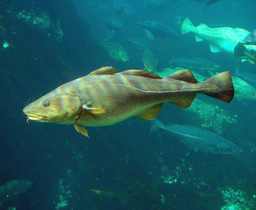
#> input picture data/fish.bmp, 256 x 210 px, shrunk from 375 x 307 before the run
$ python proj1.py   (older library calls are emulated)
#> lines starting #> are read from the running program, lines starting #| are printed output that depends on the picture
### code/my_imfilter.py
# -*- coding: utf-8 -*-
"""
% This function that you will implement is intended to behave like the built-in function
% imfilter() in Matlab or equivalently the same function implemented as part of scipy.misc module
% in Python. You will implement imfilter from first principles, i.e., without using
% any library functions.

% See 'help imfilter' or 'help conv2'. While terms like "filtering" and
% "convolution" might be used interchangeably, we will essentially perform 2D correlation
% between the filter and image. Referring to 'proj1_test_filtering.py' would help you with
% your implementation.

% Your function should work for color images. Simply filter each color
% channel independently.

% Your function should work for filters of any width and height
% combination, as long as the width and height are odd (e.g. 1, 7, 9). This
% restriction makes it unambigious which pixel in the filter is the center
% pixel.

% Boundary handling can be tricky. The filter can't be centered on pixels
% at the image boundary without parts of the filter being out of bounds. If
% you look at 'help conv2' and 'help imfilter' in Matlab, you see that they have
% several options to deal with boundaries. You should simply recreate the
% default behavior of imfilter -- pad the input image with zeros, and
% return a filtered image which matches the input resolution. A better
% approach would be to mirror the image content over the boundaries for padding.

% % Uncomment if you want to simply call library imfilter so you can see the desired
% % behavior. When you write your actual solution, **you can't use imfilter,
% % correlate, convolve commands, but implement the same using matrix manipulations**.
% % Simply loop over all the pixels and do the actual
% % computation. It might be slow.
"""

import numpy as np

""" Exemplar Gaussian 3x3 filter shown below-- see filters defined in proj1_test_filtering.py """
# filter = np.asarray(dtype=np.float32, a=[[0.1019,0.1154,0.1019],[0.1154,0.1308,0.1154],[0.1019,0.1154,0.1019]])

# Defining the function my_imfilter
def my_imfilter(image,my_filter):
	"""
	Input :
		image: A 3d image array representing the input image
		my_filter: Filter to be applied to the image

	Output :
		filtered_image
  	"""

	# [10 lines of commented-out code are left out]
	output = image.copy()
	im_dim = image.shape

	# Get the individual height, width of the image and the filter being used
	flt_dim = my_filter.shape
	img_dim1 = im_dim[0]
	img_dim2 = im_dim[1]

	flt_dim1 = flt_dim[0]
	flt_dim2 = flt_dim[1]

	# Get the padding dimensions
	pad_dim1 = int((flt_dim1-1)/2)
	pad_dim2 = int((flt_dim2-1)/2)

	# Get the final padded matrix

	# Get the dimension of the final padded matrix
	final_shape = (img_dim1 + 2*pad_dim1, img_dim2 + 2*pad_dim2, 3)
	pad_mat = np.zeros(shape=final_shape)

	# Align our image to the centre of the new padded matrix
	pad_mat[pad_dim1: img_dim1 + pad_dim1, pad_dim2 : img_dim2 + pad_dim2] = image

	# [4 lines of commented-out code are left out]

	num_channels = len(image[0][0])
	width = len(image)
	height = len(image[0])

	# Convolute/Correlate

	# Apply filter for each channel of the image
	for d in range(num_channels):

		# Apply to the 2D pixel matrix at channel 'd'
		for i in range(width):
			for j in range(height):

				# Get the dimensions of the image to be filtered and filter it
				output[i][j][d] = sum(sum(np.multiply(my_filter, pad_mat[i:i+flt_dim1, j:j+flt_dim2, d])))

	return output

### code/normalize.py
def normalize(img):
    ''' Function to normalize an input array to 0-1 '''
    img_min = img.min()
    img_max = img.max()
    return (img - img_min) / (img_max - img_min)

### code/vis_hybrid_image.py

import matplotlib.pyplot as plt
import os
import cv2
from os.path import join
import numpy as np
from PIL import Image
import matplotlib.image as mpimg
from skimage.transform import rescale, resize, downscale_local_mean

def  vis_hybrid_image(hybrid_image):

  """
  %visualize a hybrid image by progressively downsampling the image and
  %concatenating all of the images together.
  """
  scales = 5#how many downsampled versions to create
  padding = 5 #how many pixels to pad.

  original_height = hybrid_image.shape[0]
  num_colors = hybrid_image.shape[2] #counting how many color channels the input has
  output = hybrid_image
  cur_image = hybrid_image

  for i in range(2,scales+1):

    # add padding
    output = np.concatenate((output, np.ones((original_height, padding, num_colors))), axis=1)
    # dowsample image
    cur_image = resize(cur_image, (cur_image.shape[0] // 2, cur_image.shape[1] // 2), anti_aliasing=True)
    # pad the top and append to the output
    tmp = np.concatenate((np.ones((original_height-cur_image.shape[0],cur_image.shape[1],num_colors)), cur_image), axis=0)
    output = np.concatenate((output,tmp), axis=1)


  return(output)

""" adopted from code by James Hays (GATech)"""

### code/proj1.py
"""
% Before trying to construct hybrid images, it is suggested that you
% implement my_imfilter.m and then debug it using proj1_test_filtering.m

% Debugging tip: You can split your MATLAB code into cells using "%%"
% comments. The cell containing the cursor has a light yellow background,
% and you can press Ctrl+Enter to run just the code in that cell. This is
% useful when projects get more complex and slow to rerun from scratch
"""

#%%
import matplotlib.pyplot as plt
import os
import cv2
from os.path import join
from normalize import *
import numpy as np
from PIL import Image
import matplotlib.image as mpimg
from skimage.transform import rescale, resize, downscale_local_mean
from my_imfilter import *
from vis_hybrid_image import *
from skimage import img_as_float

#%% close all figures
plt.close('all') # closes all figures


def gaussian_filter(shape=(3,3),sigma=0.5):
    """
    2D gaussian mask - should give the same result as MATLAB's
    fspecial('gaussian',[shape],[sigma])
    """
    m,n = [(ss-1.)/2. for ss in shape]
    y,x = np.ogrid[-m:m+1,-n:n+1]
    h = np.exp( -(x*x + y*y) / (2.*sigma*sigma))
    h[ h < np.finfo(h.dtype).eps*h.max() ] = 0
    sumh = h.sum()
    if sumh != 0:
        h /= sumh
    return h

#%% Setup
#% read images and convert to floating point format
image2 = mpimg.imread('../data/fish.bmp')
#> image2 is the input picture: shape (210, 256, 3); mean R, G, B 27.2, 95.5, 98.4
image1 = mpimg.imread('../data/submarine.bmp')
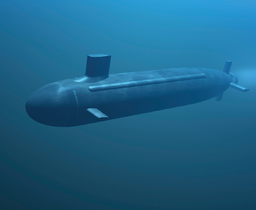
#> input picture data/submarine.bmp, 256 x 210 px, shrunk from 375 x 307 before the run
#> image1 is the input picture: shape (210, 256, 3); mean R, G, B 29.4, 99.7, 136.3
image1 = img_as_float(image1)
image2 = img_as_float(image2)

"""
% Several additional test cases are provided for you, but feel free to make
% your own (you'll need to align the images in a photo editor such as
% Photoshop). The hybrid images will differ depending on which image you
% assign as image1 (which will provide the low frequencies) and which image
% you asign as image2 (which will provide the high frequencies)
"""

""" %% Filtering and Hybrid Image construction """
cutoff_frequency = 7

"""This is the standard deviation, in pixels, of the
% Gaussian blur that will remove the high frequencies from one image and
% remove the low frequencies from another image (by subtracting a blurred
% version from the original version). You will want to tune this for every
% image pair to get the best results. """

filter = gaussian_filter(shape=(cutoff_frequency*4+1,cutoff_frequency*4+1), sigma = cutoff_frequency)

"""
%%%%%%%%%%%%%%%%%%%%%%%%%%%%%%%%%%%%%%%%%%%%%%%%%%%%%%%%%%%%%%%%%%%
% YOUR CODE BELOW. Use my_imfilter to create 'low_frequencies' and
% 'high_frequencies' and then combine them to create 'hybrid_image'
%%%%%%%%%%%%%%%%%%%%%%%%%%%%%%%%%%%%%%%%%%%%%%%%%%%%%%%%%%%%%%%%%%%

%%%%%%%%%%%%%%%%%%%%%%%%%%%%%%%%%%%%%%%%%%%%%%%%%%%%%%%%%%%%%%%%%%%%%%%%
% Remove the high frequencies from image1 by blurring it. The amount of
% blur that works best will vary with different image pairs
%%%%%%%%%%%%%%%%%%%%%%%%%%%%%%%%%%%%%%%%%%%%%%%%%%%%%%%%%%%%%%%%%%%%%%%%
"""

low_frequencies = my_imfilter(image1, filter)
#> in my_imfilter, `pad_mat[pad_dim1: img_dim1 + pad_dim1, pad_dim2 : img_dim2 + pad_dim2]..`:
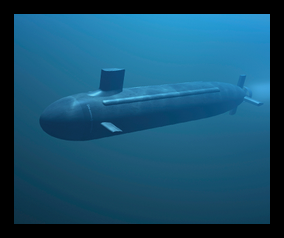
#> pad_mat: shape (238, 284, 3) float64; mean R, G, B 0.0917, 0.311, 0.425
#> in my_imfilter, `num_channels = len(image[0][0])`: num_channels = 3
#> in my_imfilter, `width = len(image)`: width = 210
#> in my_imfilter, `height = len(image[0])`: height = 256

"""
%%%%%%%%%%%%%%%%%%%%%%%%%%%%%%%%%%%%%%%%%%%%%%%%%%%%%%%%%%%%%%%%%%%%%%%%
% Remove the low frequencies from image2. The easiest way to do this is to
% subtract a blurred version of image2 from the original version of image2.
% This will give you an image centered at zero with negative values.
%%%%%%%%%%%%%%%%%%%%%%%%%%%%%%%%%%%%%%%%%%%%%%%%%%%%%%%%%%%%%%%%%%%%%%%%
"""

high_frequencies = image2 - my_imfilter(image2, filter)

"""
%%%%%%%%%%%%%%%%%%%%%%%%%%%%%%%%%%%%%%%%%%%%%%%%%%%%%%%%%%%%%%%%%%%%%%%%
% Combine the high frequencies and low frequencies
%%%%%%%%%%%%%%%%%%%%%%%%%%%%%%%%%%%%%%%%%%%%%%%%%%%%%%%%%%%%%%%%%%%%%%%%
"""
hybrid_image = low_frequencies + high_frequencies
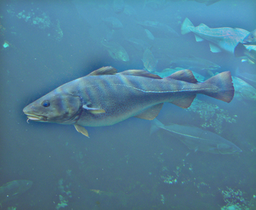
#> hybrid_image: shape (210, 256, 3) float64; mean R, G, B 0.113, 0.388, 0.527; drawn with min black and max white

#%% Visualize and save outputs

plt.figure(1)
plt.imshow(normalize(low_frequencies))
#> in normalize, `img_min = img.min()`: img_min = 0.0166
#> in normalize, `img_max = img.max()`: img_max = 0.815
#> in normalize, `return (img - img_min) / (img_max - img_min)`:
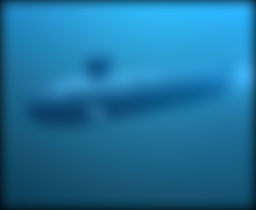
#> returned value: shape (210, 256, 3) float64; mean of channels 0, 1, 2 0.117, 0.447, 0.619; drawn as R, G, B
plt.figure(2)
plt.imshow(normalize(high_frequencies + 0.5))
vis = vis_hybrid_image(hybrid_image) #see function script vis_hybrid_image.py
#> the loop in vis_hybrid_image, `for i in range(2,scales+1):` made 4 passes
#> pass 1, in vis_hybrid_image, `tmp = np.concatenate((np.ones((original_height-cur_image.shape[0],cur_..`:
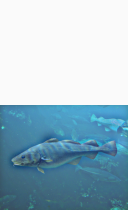
#> tmp: shape (210, 128, 3) float64; mean R, G, B 0.556, 0.694, 0.764; drawn with min black and max white
#> after the loop in vis_hybrid_image, `for i in range(2,scales+1):`:
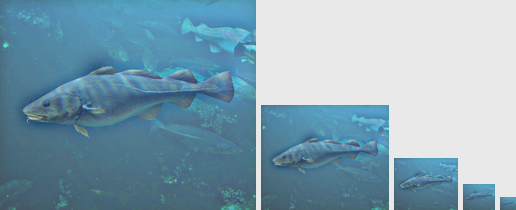
#> output: shape (210, 516, 3) float64; mean R, G, B 0.414, 0.596, 0.688; drawn with min black and max white
plt.figure(3)
plt.imshow(normalize(vis))
mpimg.imsave('../Results/low_frequencies_submarine_fish.jpg',normalize(low_frequencies))
mpimg.imsave('../Results/high_frequencies_submarine_fish.jpg',normalize(high_frequencies + 0.5))
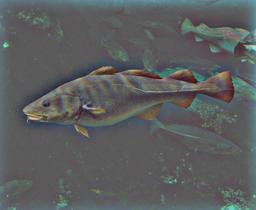
#> saved as high_frequencies_submarine_fish.jpg: shape (210, 256, 3); mean R, G, B 91.6, 94.3, 94.7
mpimg.imsave('../Results/hybrid_image_submarine_fish.jpg',normalize(hybrid_image))
mpimg.imsave('../Results/hybrid_image_scales_submarine_fish.jpg',normalize(vis))

#%%


#%%
